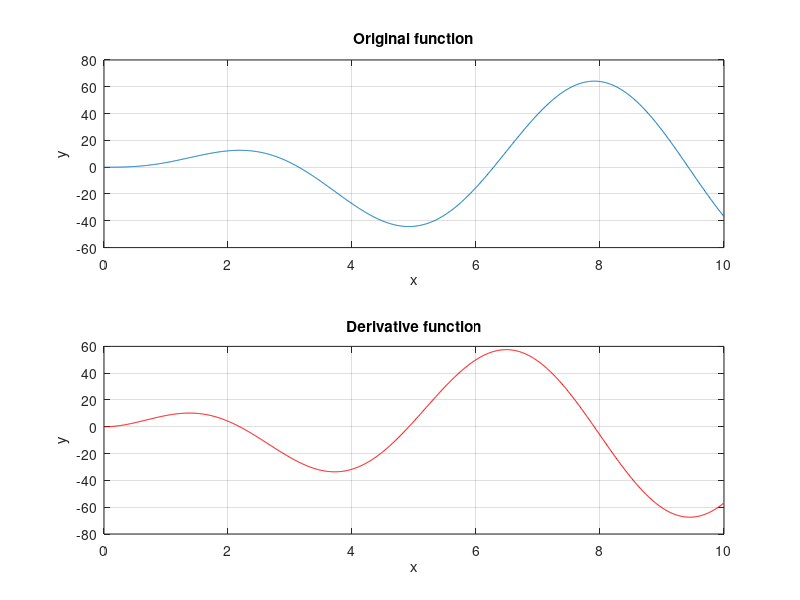

Reproduce this figure in MATLAB.
% Derivative of a Function
%Set up an x-array from 0 to 10 with an increment of 0.01
x = 0:0.01:10;
y = 5*x.^2.*exp(-0.2*x).*sin(x);
% Find the central difference estimate of the derivative
n = length(x);
der = (y(3:n)-y(1:n-2))./(x(3:n)-x(1:n-2));
% Plot the original function
subplot(2,1,1)
plot(x,y)
grid on
xlabel("x")
ylabel("y")
title('Original function')
subplot(2,1,2)
plot(x(2:n-1),der,Color='r')
grid on
title('Derivative function')
xlabel("x")
ylabel("y")
